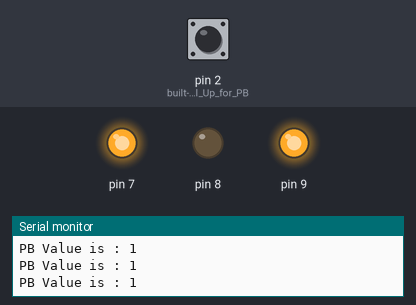
Recording of a sketch running on a simulated Arduino Uno, built with avr-gcc and run on an emulated ATmega328P. Parts: output pins drawn as LEDs (lit = HIGH), the last lines printed to the serial monitor. The inputs (shaded band) are chosen by the test bench; at power-on: pin 2 (built-in_Pull_Up_for_PB) HIGH.

Above: at 1.2 s.
1.3 s: pin 2 (built-in_Pull_Up_for_PB) pulled LOW for 0.15 s
At 1.4 s:
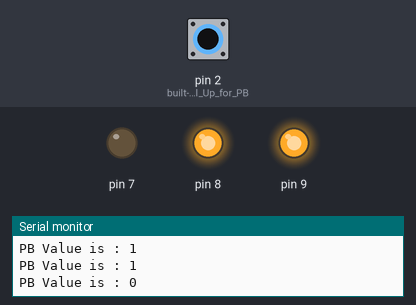
3.0 s: pin 2 (built-in_Pull_Up_for_PB) pulled LOW for 3.2 s
At 7.3 s:
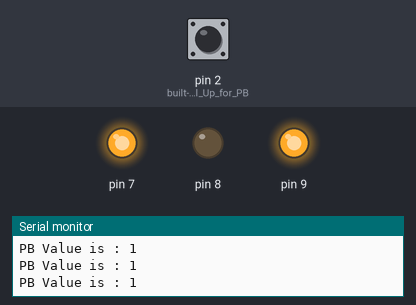
Timing chart, 0 to 8.8 s (numbered marks = the images above; inputs shaded):
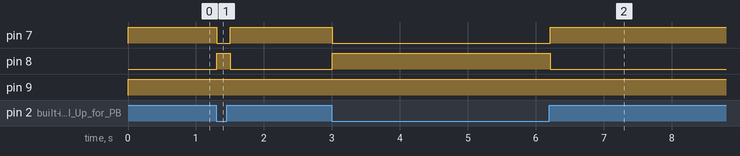

Measured:
- after the input at 1.3 s, pin 7: HIGH → LOW at once, → HIGH 0.20 s later; pin 8: LOW → HIGH at once, → LOW 0.20 s later
- after the input at 3.0 s, pin 7: HIGH → LOW at once, → HIGH 3.2 s later; pin 8: LOW → HIGH at once, → LOW 3.2 s later

The sketch:

10._PB_not_pressed_RG_on_PB_pressed_RB_on.ino
```cpp
/*
 Main Theme :
     The goal of this circuit is to use the "if" statement with a built-in Pull up resistor
that "if" not pressed Red and Green is on and "if" pressed Red and Blue is on.
*/
void setup()

{
Serial.begin(9600); //optional to print value
pinMode(2,INPUT_PULLUP); //built-in Pull Up for PB
//declare pins 7-9 as an output
pinMode(7, OUTPUT);
pinMode(8, OUTPUT);
pinMode(9, OUTPUT);
}

void loop()
{
int input = digitalRead(2); //variable to optimize coding

if (input) { // if input is not pressed RGB is yellow
digitalWrite(7, 1); //green
digitalWrite(8, 0); //red
digitalWrite(9, 1); //blue
}
else { // but when pressed RGB is purple
digitalWrite(7,0); //green
digitalWrite(8,1); //red
digitalWrite(9,1); //blue
  }
// to display value
Serial.print("PB Value is : ");
Serial.println(digitalRead(2));
delay(100);
}
```
